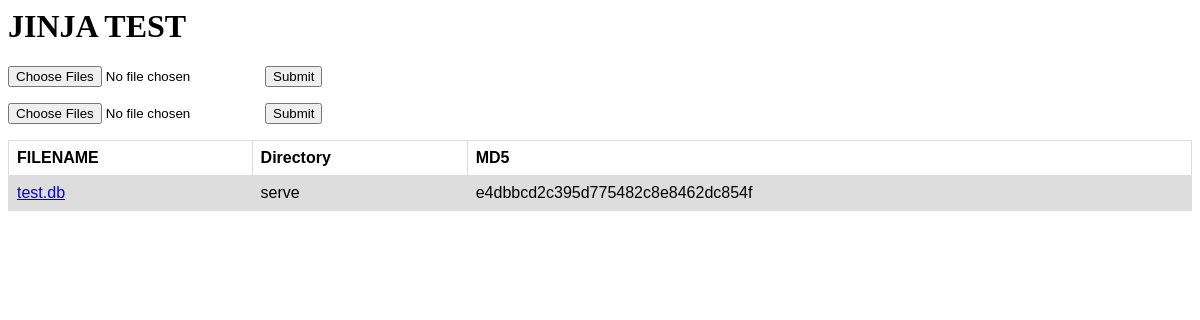
Before: / with the older database file.
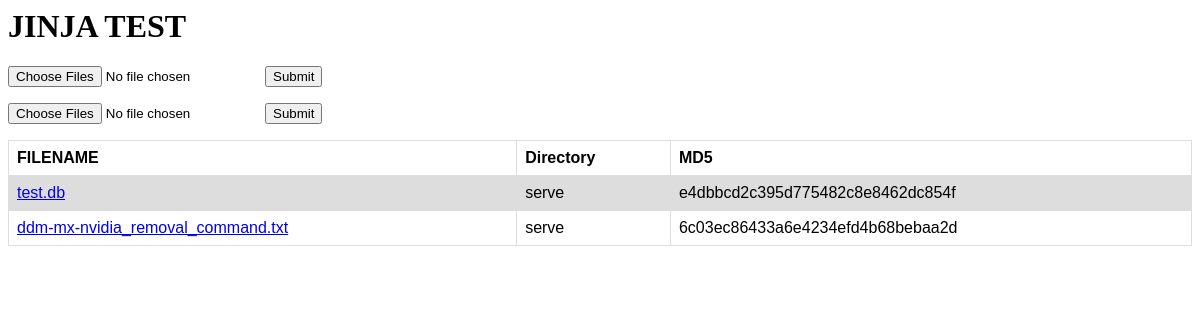
After: the same page with the newer database file.
### tables this page shows
CREATE TABLE TEST1(ID INTEGER PRIMARY KEY NOT NULL, FILENAME TEXT NOT NULL,DIRECTORY TEXT NOT NULL,MD5 TEXT NOT NULL UNIQUE, VERSION INT NOT NULL, MESSAGE TEXT, UPLOADER TEXT NOT NULL);

### main.py (the view)
@app.get("/", response_class=HTMLResponse)
async def main(request: Request):
    files = []
    with engine.connect() as conn:
        result = conn.execute(
            text(
                """
        SELECT FILENAME,
        DIRECTORY,
        MD5
        FROM TEST1
        """
            )
        )
        for FILENAME, DIRECTORY, MD5 in result:
            files.append((FILENAME, DIRECTORY, MD5))
    return templates.TemplateResponse("item.html", {"request": request, "files": files})

### templates/item.html (shortened to what this page needs)
<html>
<head>
</head>
<body>
    <h1>JINJA TEST</h1>
    <form action="/files/" enctype="multipart/form-data" method="post">
        <input name="files" type="file" multiple>
        <input type="submit">
    </form>
    <form>
        <input id="fileinput" name="files" type="file" multiple>
        <input id="submit1" type="submit">
    </form>
    <table>
        <tr>
            <th>FILENAME</th>
            <th>Directory</th>
            <th>MD5</th>
        </tr>
        {% for FILENAME,DIRECTORY,MD5 in files %}
        <tr>
            <td><a href="{{'/' ~ DIRECTORY ~ '/' ~ MD5}}">{{ FILENAME }}</a></td>
            <td>{{ DIRECTORY }}</td>
            <td>{{ MD5 }}</td>
        </tr>
        {% endfor %}
    </table>
</body>
</html>

### templates/item.html (style rules this page uses)
table { font-family: arial, sans-serif; border-collapse: collapse; width: 100%; }
td, th { border: 1px solid #dddddd; text-align: left; padding: 8px; }
tr:nth-child(even) { background-color: #dddddd; }

Changed rows visible on the page:
added TEST1: FILENAME "ddm-mx-nvidia_removal_command.txt", DIRECTORY "serve", MD5 "6c03ec86433a6e4234efd4b68bebaa2d"
